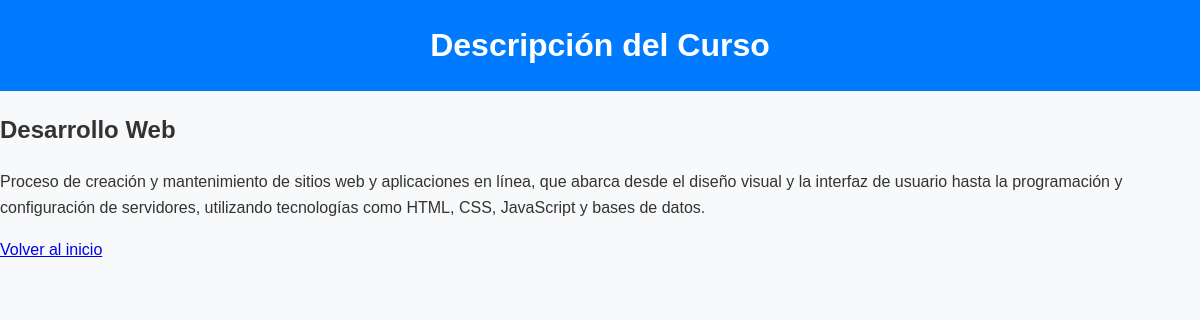
Page /descripcion_curso.php?id=1 on the committed database.
### tables this page shows
CREATE TABLE `cursos` (
  `id` int(11) NOT NULL,
  `nombre` varchar(100) NOT NULL,
  `descripcion` text DEFAULT NULL,
  `fecha_inicio` date NOT NULL,
  `fecha_fin` date NOT NULL
);

### descripcion_curso.php (the view, shortened to what this page needs)
<?php
include('include/conexion.php');
if (isset($_GET['id'])) {
    $curso_id = $_GET['id'];
    $sql = "SELECT nombre, descripcion FROM cursos WHERE id = ?";
    $stmt = $conn->prepare($sql);
    $stmt->bind_param("i", $curso_id);
    $stmt->execute();
    $resultado = $stmt->get_result();
    if ($resultado->num_rows > 0) {
        $curso = $resultado->fetch_assoc();
    } else {
        echo "Curso no encontrado.";
        exit;
    }
} else {
    echo "ID de curso no especificado.";
    exit;
}
?>
<!DOCTYPE html>
<html lang="es">
<head>
    <link rel="stylesheet" href="style.css">
</head>
<body>
    <div class="contenedor">
        <header class="titulo-curso">
            <h1>Descripción del Curso</h1>
        </header>
        <section class="descripcion-curso">
            <h2><?php echo htmlspecialchars($curso['nombre']); ?></h2>
            <p><?php echo nl2br(htmlspecialchars($curso['descripcion'])); ?></p>
            <a href="index.php" class="btn-volver">Volver al inicio</a>
        </section>
    </div>
</body>
</html>

### style.css (style rules this page uses)
body { font-family: Arial, sans-serif; margin: 0; padding: 0; }
header { background-color: #007BFF; color: white; padding: 20px; text-align: center; }
body { font-family: Arial, sans-serif; margin: 0; padding: 0; background-color: #f8f9fa; color: #333; line-height: 1.6; }
header h1 { margin: 0; font-size: 2em; }

### rows in the picture
cursos: nombre "Desarrollo Web", descripcion "Proceso de creación y mantenimiento de sitios web y aplicaciones en línea, que abarca desde el diseño visual y la interfaz de usuario hasta la programación y configuración de servidores, utilizando tecnologías como HTML, CSS, JavaScript y bases de datos."
